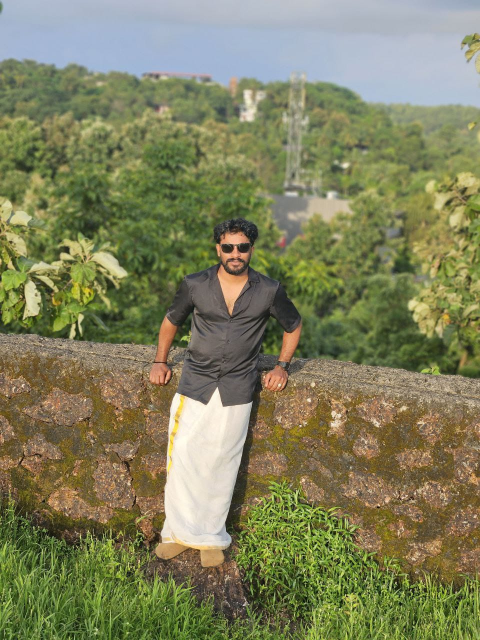
#> input picture images_input/profile.jpeg, 960 x 1280 px (shown at 1/2 size); its folder holds only this picture in this run
$ python image_resizer.py
#> lines starting #> are read from the running program, lines starting #| are printed output that depends on the picture
import os
from PIL import Image

# --- Configuration ---
input_folder = "images_input"     # Folder with original images
output_folder = "images_output"   # Folder to save resized images
new_size = (800, 800)             # Resize width x height

# --- Create output folder if not exists ---
if not os.path.exists(output_folder):
    os.makedirs(output_folder)

# --- Loop through each file in the input folder ---
for filename in os.listdir(input_folder):
    if filename.lower().endswith(('.png', '.jpg', '.jpeg', '.bmp', '.gif')):
        img_path = os.path.join(input_folder, filename)
        img = Image.open(img_path)
#> img is the input picture: PIL image 960x1280 RGB; mean R, G, B 127.7, 128.7, 93.1

        # --- Resize Image ---
        resized_img = img.resize(new_size)
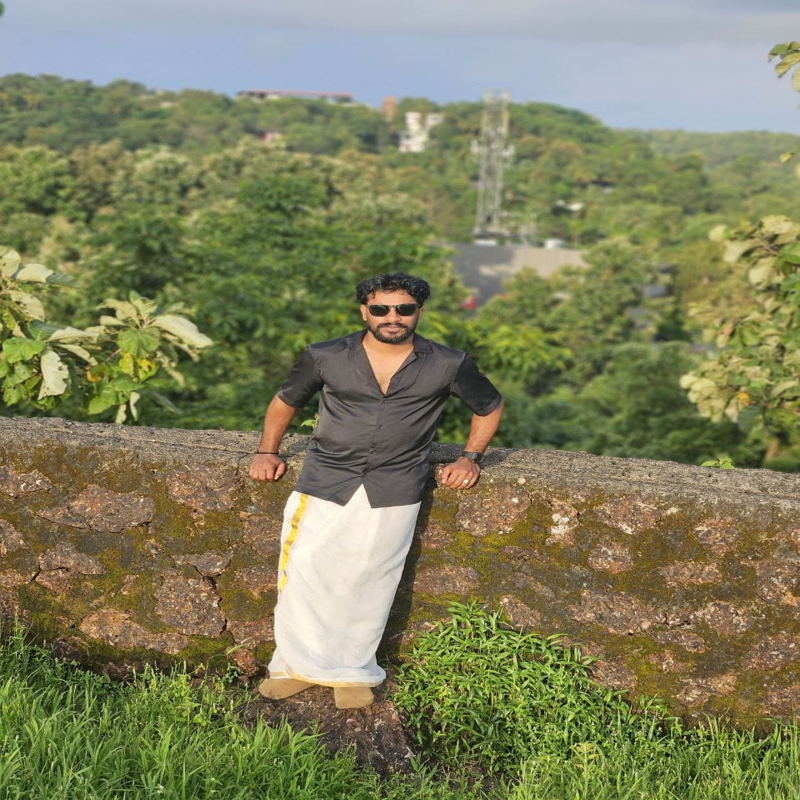
#> resized_img: PIL image 800x800 RGB; mean R, G, B 127.7, 128.7, 93.1

        # --- Convert and Save ---
        output_path = os.path.join(output_folder, os.path.splitext(filename)[0] + ".jpg")
        resized_img.save(output_path, "JPEG")

        print(f"✅ Resized and saved: {output_path}")

print("\n🎉 All images resized successfully!")
